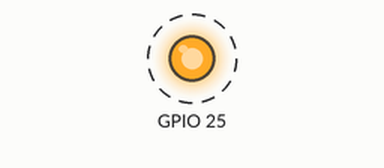
Simulated run of this program. Board: Raspberry Pi (BCM pin numbers). Shown: output pins drawn as LEDs (lit = HIGH). Dashed ring = blinking. The clock reads 2024-03-15 10:24:30 at power-on unless the program sets it.

Above: at 0.2 s.
Timing chart, 0 to 3.0 s (numbered marks = the images above):
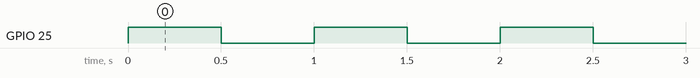

The program:

blink.py
```python
import RPi.GPIO as GPIO
from time import sleep
import logging

logger = logging.getLogger()
logger.setLevel(logging.INFO)

GPIO.setmode(GPIO.BCM)
GPIO.setup(25, GPIO.OUT)

try:
    while True:
        GPIO.output(25, GPIO.HIGH)
        sleep(0.5)
        GPIO.output(25,GPIO.LOW)
        sleep(0.5)

except KeyboardInterrupt:
    logging.info('Process aborted by user')

GPIO.cleanup()
```

Measured:
- by itself, GPIO 25: alternates HIGH for 0.50 s and LOW for 0.50 s
